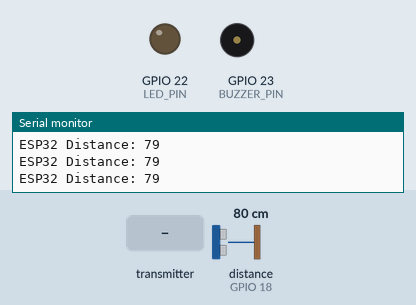
Recording of a sketch running on a simulated ESP32. On the bench: output pins drawn as LEDs (lit = HIGH), buzzer (waves = sounding), the last lines printed to the serial monitor. Wiring (inferred from the names in the program): ultrasonic range finder: trigger GPIO 5; echo GPIO 18. The inputs (shaded band) are chosen by the test bench; at power-on: distance to the obstacle (sensor on GPIO 18) 80 cm. The echo pulse lasts 58.3 µs per cm; pins used as bus, display or sensor lines are not drawn.

Above: at 1.2 s.
1.3 s: distance to the obstacle (sensor on GPIO 18) set to 7 cm
2.8 s: distance to the obstacle (sensor on GPIO 18) set to 4 cm
At 3.6 s:
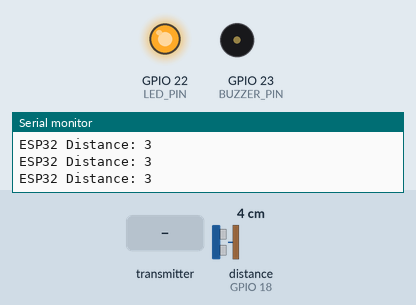
4.3 s: the transmitter starts sending danger = 1
At 5.0 s:
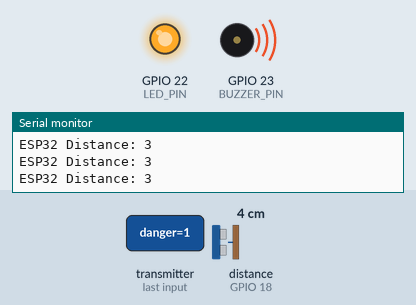
5.9 s: the transmitter starts sending danger = 0
At 8.1 s:
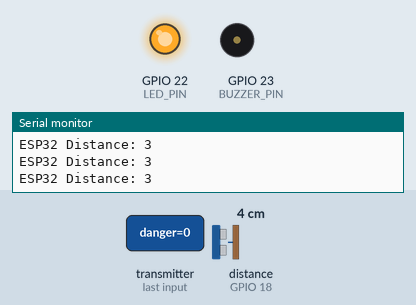
8.9 s: distance to the obstacle (sensor on GPIO 18) set to 2 cm
At 9.4 s:
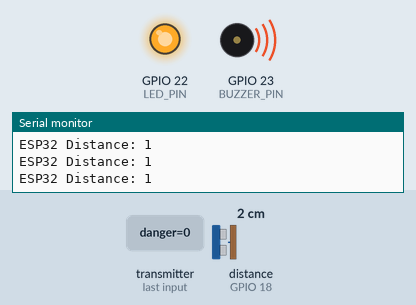
Timing chart, 0 to 11.4 s (numbered marks = the images above; inputs shaded):
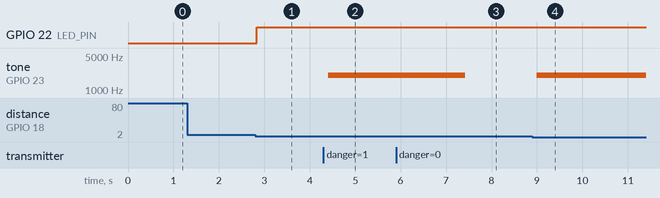

The sketch:

esp32_v2v.ino
```cpp
#include <WiFi.h>
#include <esp_now.h>

/* ---------- PIN CONFIG ---------- */
#define TRIG_PIN    5
#define ECHO_PIN    18
#define LED_PIN     22
#define BUZZER_PIN  23

/* ---------- LOGIC ---------- */
#define WARNING_DISTANCE 4   // cm
#define DANGER_DISTANCE  2   // cm

/* ---------- PEER (ESP8266) MAC ---------- */
uint8_t peerAddress[] = {0xC4, 0x5B, 0xBE, 0xCB, 0x97, 0x57};

/* ---------- DATA STRUCT ---------- */
typedef struct message {
  bool danger;
} message;

/* ---------- STATE ---------- */
bool collisionState = false;
bool remoteDanger = false;
unsigned long dangerStartTime = 0;

/* ---------- ULTRASONIC ---------- */
long getDistance() {
  digitalWrite(TRIG_PIN, LOW);
  delayMicroseconds(2);
  digitalWrite(TRIG_PIN, HIGH);
  delayMicroseconds(10);
  digitalWrite(TRIG_PIN, LOW);

  long duration = pulseIn(ECHO_PIN, HIGH, 30000);
  if (duration == 0) return -1;
  return duration * 0.034 / 2;
}

/* ---------- ESP-NOW RECEIVE ---------- */
void onReceive(const esp_now_recv_info *info, const uint8_t *data, int len) {
  message incoming;
  memcpy(&incoming, data, sizeof(incoming));
  if (incoming.danger) {
    remoteDanger = true;
    dangerStartTime = millis();
  }
}

void setup() {
  Serial.begin(9600);

  pinMode(TRIG_PIN, OUTPUT);
  pinMode(ECHO_PIN, INPUT);
  pinMode(LED_PIN, OUTPUT);

  WiFi.mode(WIFI_STA);
  esp_now_init();
  esp_now_register_recv_cb(onReceive);

  esp_now_peer_info_t peerInfo = {};
  memcpy(peerInfo.peer_addr, peerAddress, 6);
  peerInfo.channel = 0;
  peerInfo.encrypt = false;
  esp_now_add_peer(&peerInfo);

  Serial.println("ESP32 Ready");
}

void loop() {
  long distance = getDistance();
  Serial.print("ESP32 Distance: ");
  Serial.println(distance);

  /* SAFE */
  if (distance == -1 || distance > WARNING_DISTANCE) {
    digitalWrite(LED_PIN, LOW);
    noTone(BUZZER_PIN);
    collisionState = false;
  }
  /* WARNING */
  else if (distance > DANGER_DISTANCE) {
    digitalWrite(LED_PIN, HIGH);
    noTone(BUZZER_PIN);
    collisionState = false;
  }
  /* DANGER */
  else {
    digitalWrite(LED_PIN, HIGH);
    tone(BUZZER_PIN, 2000);

    if (!collisionState) {
      message out;
      out.danger = true;
      esp_now_send(peerAddress, (uint8_t *)&out, sizeof(out));
      collisionState = true;
    }
  }

  /* REMOTE ALERT */
  if (remoteDanger) {
    digitalWrite(LED_PIN, HIGH);
    tone(BUZZER_PIN, 2000);

    if (millis() - dangerStartTime > 1500) {
      remoteDanger = false;
      noTone(BUZZER_PIN);
    }
  }

  delay(120);
}
```

Measured:
- the behaviour switches between 6 and 5 cm on distance to the obstacle (sensor on GPIO 18) (found by bisection; images 0 and 1)
- after the input at 2.8 s, GPIO 22 (LED_PIN): LOW → HIGH at once
- after the input at 4.3 s, tone on GPIO 23 (BUZZER_PIN): silent → 2000 Hz after 0.10 s
- after the input at 5.9 s, tone on GPIO 23 (BUZZER_PIN): 2000 Hz → silent after 1.5 s
- after the input at 8.9 s, tone on GPIO 23 (BUZZER_PIN): silent → 2000 Hz after 0.10 s
